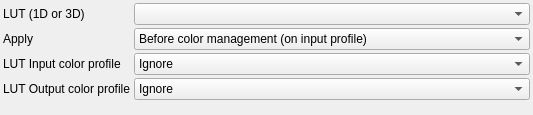
<?xml version="1.0" encoding="UTF-8"?>
<ui version="4.0">
 <class>BlockLut</class>
 <widget class="QWidget" name="BlockLut">
  <property name="geometry">
   <rect>
    <x>0</x>
    <y>0</y>
    <width>533</width>
    <height>115</height>
   </rect>
  </property>
  <property name="windowTitle">
   <string>Form</string>
  </property>
  <layout class="QFormLayout" name="formLayout">
   <property name="horizontalSpacing">
    <number>3</number>
   </property>
   <property name="verticalSpacing">
    <number>3</number>
   </property>
   <property name="leftMargin">
    <number>3</number>
   </property>
   <property name="topMargin">
    <number>3</number>
   </property>
   <property name="rightMargin">
    <number>3</number>
   </property>
   <property name="bottomMargin">
    <number>3</number>
   </property>
   <item row="0" column="0">
    <widget class="QLabel" name="label">
     <property name="text">
      <string>LUT (1D or 3D)</string>
     </property>
    </widget>
   </item>
   <item row="0" column="1">
    <widget class="DataComboBox" name="lutBox"/>
   </item>
   <item row="1" column="0">
    <widget class="QLabel" name="label_2">
     <property name="text">
      <string>Apply</string>
     </property>
    </widget>
   </item>
   <item row="1" column="1">
    <widget class="DataComboBox" name="applyBox">
     <item>
      <property name="text">
       <string>Before color management (on input profile)</string>
      </property>
     </item>
     <item>
      <property name="text">
       <string>After color management (on output profile)</string>
      </property>
     </item>
    </widget>
   </item>
   <item row="2" column="0">
    <widget class="QLabel" name="label_3">
     <property name="text">
      <string>LUT Input color profile</string>
     </property>
    </widget>
   </item>
   <item row="2" column="1">
    <widget class="DataComboBox" name="inputSpaceBox">
     <item>
      <property name="text">
       <string>Ignore</string>
      </property>
     </item>
    </widget>
   </item>
   <item row="3" column="0">
    <widget class="QLabel" name="label_4">
     <property name="text">
      <string>LUT Output color profile</string>
     </property>
    </widget>
   </item>
   <item row="3" column="1">
    <widget class="DataComboBox" name="outputSpaceBox">
     <item>
      <property name="text">
       <string>Ignore</string>
      </property>
     </item>
    </widget>
   </item>
  </layout>
 </widget>
 <customwidgets>
  <customwidget>
   <class>DataComboBox</class>
   <extends>QComboBox</extends>
   <header>UI/datacombobox.h</header>
  </customwidget>
 </customwidgets>
 <resources/>
 <connections/>
</ui>
